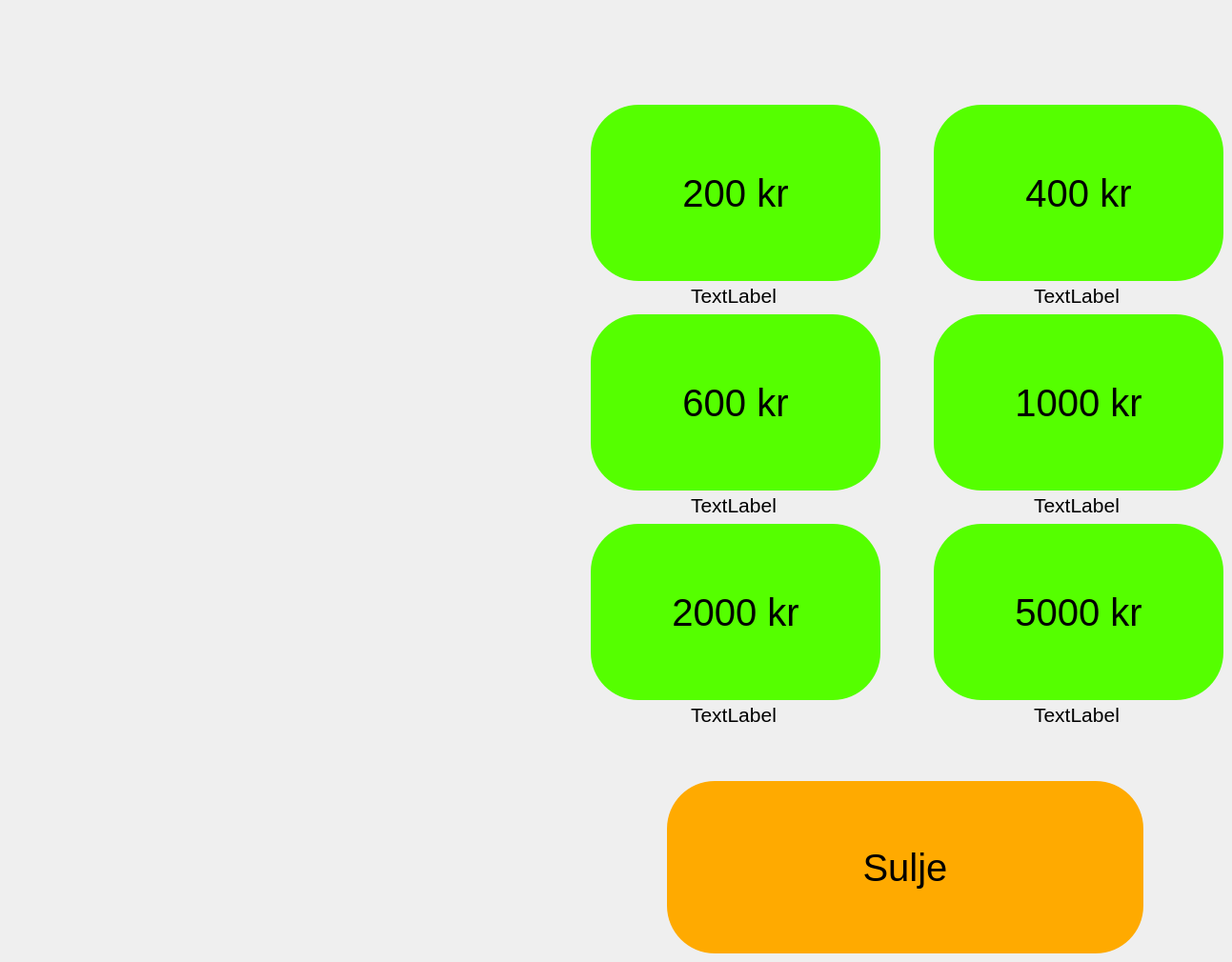
      <widget class="QWidget" name="page_6">
       <widget class="QPushButton" name="pushButtonBack_6">
        <property name="geometry">
         <rect>
          <x>700</x>
          <y>820</y>
          <width>500</width>
          <height>181</height>
         </rect>
        </property>
        <property name="font">
         <font>
          <pointsize>30</pointsize>
         </font>
        </property>
        <property name="styleSheet">
         <string notr="true">background-color: rgb(255, 170, 0);
border-radius:50px;</string>
        </property>
        <property name="text">
         <string>Sulje</string>
        </property>
       </widget>
       <widget class="QPushButton" name="pushButtonNOK_200">
        <property name="geometry">
         <rect>
          <x>620</x>
          <y>110</y>
          <width>304</width>
          <height>185</height>
         </rect>
        </property>
        <property name="font">
         <font>
          <pointsize>30</pointsize>
         </font>
        </property>
        <property name="styleSheet">
         <string notr="true">background-color:rgb(85, 255, 0);
border-radius: 50px;
min-height: 181px;
min-width: 300px;</string>
        </property>
        <property name="text">
         <string>200 kr</string>
        </property>
       </widget>
       <widget class="QPushButton" name="pushButtonNOK_400">
        <property name="geometry">
         <rect>
          <x>980</x>
          <y>110</y>
          <width>304</width>
          <height>185</height>
         </rect>
        </property>
        <property name="font">
         <font>
          <pointsize>30</pointsize>
         </font>
        </property>
        <property name="styleSheet">
         <string notr="true">background-color:rgb(85, 255, 0);
border-radius: 50px;
min-height: 181px;
min-width: 300px;</string>
        </property>
        <property name="text">
         <string>400 kr</string>
        </property>
       </widget>
       <widget class="QPushButton" name="pushButtonNOK_600">
        <property name="geometry">
         <rect>
          <x>620</x>
          <y>330</y>
          <width>304</width>
          <height>185</height>
         </rect>
        </property>
        <property name="font">
         <font>
          <pointsize>30</pointsize>
         </font>
        </property>
        <property name="styleSheet">
         <string notr="true">background-color:rgb(85, 255, 0);
border-radius: 50px;
min-height: 181px;
min-width: 300px;</string>
        </property>
        <property name="text">
         <string>600 kr</string>
        </property>
       </widget>
       <widget class="QPushButton" name="pushButtonNOK_1000">
        <property name="geometry">
         <rect>
          <x>980</x>
          <y>330</y>
          <width>304</width>
          <height>185</height>
         </rect>
        </property>
        <property name="font">
         <font>
          <pointsize>30</pointsize>
         </font>
        </property>
        <property name="styleSheet">
         <string notr="true">background-color:rgb(85, 255, 0);
border-radius: 50px;
min-height: 181px;
min-width: 300px;</string>
        </property>
        <property name="text">
         <string>1000 kr</string>
        </property>
       </widget>
       <widget class="QPushButton" name="pushButtonNOK_2000">
        <property name="geometry">
         <rect>
          <x>620</x>
          <y>550</y>
          <width>304</width>
          <height>185</height>
         </rect>
        </property>
        <property name="font">
         <font>
          <pointsize>30</pointsize>
         </font>
        </property>
        <property name="styleSheet">
         <string notr="true">background-color:rgb(85, 255, 0);
border-radius: 50px;
min-height: 181px;
min-width: 300px;</string>
        </property>
        <property name="text">
         <string>2000 kr</string>
        </property>
       </widget>
       <widget class="QPushButton" name="pushButtonNOK_5000">
        <property name="geometry">
         <rect>
          <x>980</x>
          <y>550</y>
          <width>304</width>
          <height>185</height>
         </rect>
        </property>
        <property name="font">
         <font>
          <pointsize>30</pointsize>
         </font>
        </property>
        <property name="styleSheet">
         <string notr="true">background-color:rgb(85, 255, 0);
border-radius: 50px;
min-height: 181px;
min-width: 300px;</string>
        </property>
        <property name="text">
         <string>5000 kr</string>
        </property>
       </widget>
       <widget class="QLabel" name="label_200_NOK">
        <property name="geometry">
         <rect>
          <x>620</x>
          <y>300</y>
          <width>300</width>
          <height>21</height>
         </rect>
        </property>
        <property name="font">
         <font>
          <pointsize>16</pointsize>
         </font>
        </property>
        <property name="text">
         <string>TextLabel</string>
        </property>
        <property name="alignment">
         <set>Qt::AlignCenter</set>
        </property>
       </widget>
       <widget class="QLabel" name="label_400_NOK">
        <property name="geometry">
         <rect>
          <x>980</x>
          <y>300</y>
          <width>300</width>
          <height>21</height>
         </rect>
        </property>
        <property name="font">
         <font>
          <pointsize>16</pointsize>
         </font>
        </property>
        <property name="text">
         <string>TextLabel</string>
        </property>
        <property name="alignment">
         <set>Qt::AlignCenter</set>
        </property>
       </widget>
       <widget class="QLabel" name="label_600_NOK">
        <property name="geometry">
         <rect>
          <x>620</x>
          <y>520</y>
          <width>300</width>
          <height>21</height>
         </rect>
        </property>
        <property name="font">
         <font>
          <pointsize>16</pointsize>
         </font>
        </property>
        <property name="text">
         <string>TextLabel</string>
        </property>
        <property name="alignment">
         <set>Qt::AlignCenter</set>
        </property>
       </widget>
       <widget class="QLabel" name="label_1000_NOK">
        <property name="geometry">
         <rect>
          <x>980</x>
          <y>520</y>
          <width>300</width>
          <height>21</height>
         </rect>
        </property>
        <property name="font">
         <font>
          <pointsize>16</pointsize>
         </font>
        </property>
        <property name="text">
         <string>TextLabel</string>
        </property>
        <property name="alignment">
         <set>Qt::AlignCenter</set>
        </property>
       </widget>
       <widget class="QLabel" name="label_2000_NOK">
        <property name="geometry">
         <rect>
          <x>620</x>
          <y>740</y>
          <width>300</width>
          <height>21</height>
         </rect>
        </property>
        <property name="font">
         <font>
          <pointsize>16</pointsize>
         </font>
        </property>
        <property name="text">
         <string>TextLabel</string>
        </property>
        <property name="alignment">
         <set>Qt::AlignCenter</set>
        </property>
       </widget>
       <widget class="QLabel" name="label_5000_NOK">
        <property name="geometry">
         <rect>
          <x>980</x>
          <y>740</y>
          <width>300</width>
          <height>21</height>
         </rect>
        </property>
        <property name="font">
         <font>
          <pointsize>16</pointsize>
         </font>
        </property>
        <property name="text">
         <string>TextLabel</string>
        </property>
        <property name="alignment">
         <set>Qt::AlignCenter</set>
        </property>
       </widget>
      </widget>
